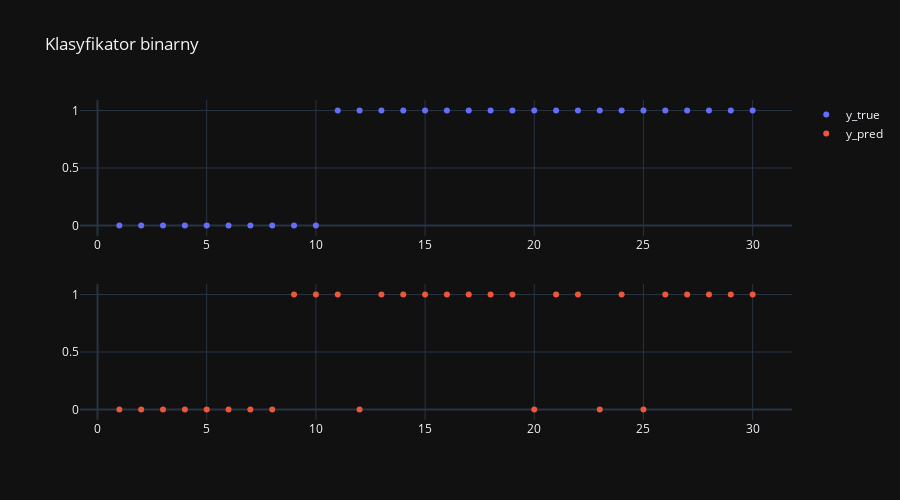

Notebook cell for this chart:
### Markdown cell above
# Klasyfikator binarny

### Code cell
results = pd.DataFrame({'y_true': y_true, 'y_pred': y_pred})

results = results.sort_values(by='y_true')
results = results.reset_index(drop=True) # drop=True sprawia że nie pojawia nam sie dodatkowa kolumna

results['sample'] = results.index + 1

fig = make_subplots(rows=2, cols=1)
fig.add_trace(go.Scatter(x=results['sample'], y=results['y_true'], mode='markers', name='y_true'), row=1, col=1)
fig.add_trace(go.Scatter(x=results['sample'], y=results['y_pred'], mode='markers', name='y_pred'), row=2, col=1)
fig.update_layout(width=900, height=500, title='Klasyfikator binarny')
fig.show()

### Figure 1 — Plotly figure (JSON) as saved in the notebook; plotly's stock layout.template omitted (floating-point values rounded to 4 significant figures)
{"data": [{"mode": "markers", "name": "y_true", "x": [1, 2, 3, 4, 5, 6, 7, 8, 9, 10, 11, 12, 13, 14, 15, 16, 17, 18, 19, 20, 21, 22, 23, 24, 25, 26, 27, 28, 29, 30], "y": [0, 0, 0, 0, 0, 0, 0, 0, 0, 0, 1, 1, 1, 1, 1, 1, 1, 1, 1, 1, 1, 1, 1, 1, 1, 1, 1, 1, 1, 1], "type": "scatter", "xaxis": "x", "yaxis": "y"}, {"mode": "markers", "name": "y_pred", "x": [1, 2, 3, 4, 5, 6, 7, 8, 9, 10, 11, 12, 13, 14, 15, 16, 17, 18, 19, 20, 21, 22, 23, 24, 25, 26, 27, 28, 29, 30], "y": [0, 0, 0, 0, 0, 0, 0, 0, 1, 1, 1, 0, 1, 1, 1, 1, 1, 1, 1, 0, 1, 1, 0, 1, 0, 1, 1, 1, 1, 1], "type": "scatter", "xaxis": "x2", "yaxis": "y2"}], "layout": {"xaxis": {"anchor": "y", "domain": [0.0, 1.0]}, "yaxis": {"anchor": "x", "domain": [0.575, 1.0]}, "xaxis2": {"anchor": "y2", "domain": [0.0, 1.0]}, "yaxis2": {"anchor": "x2", "domain": [0.0, 0.425]}, "width": 900, "height": 500, "title": {"text": "Klasyfikator binarny"}}}
